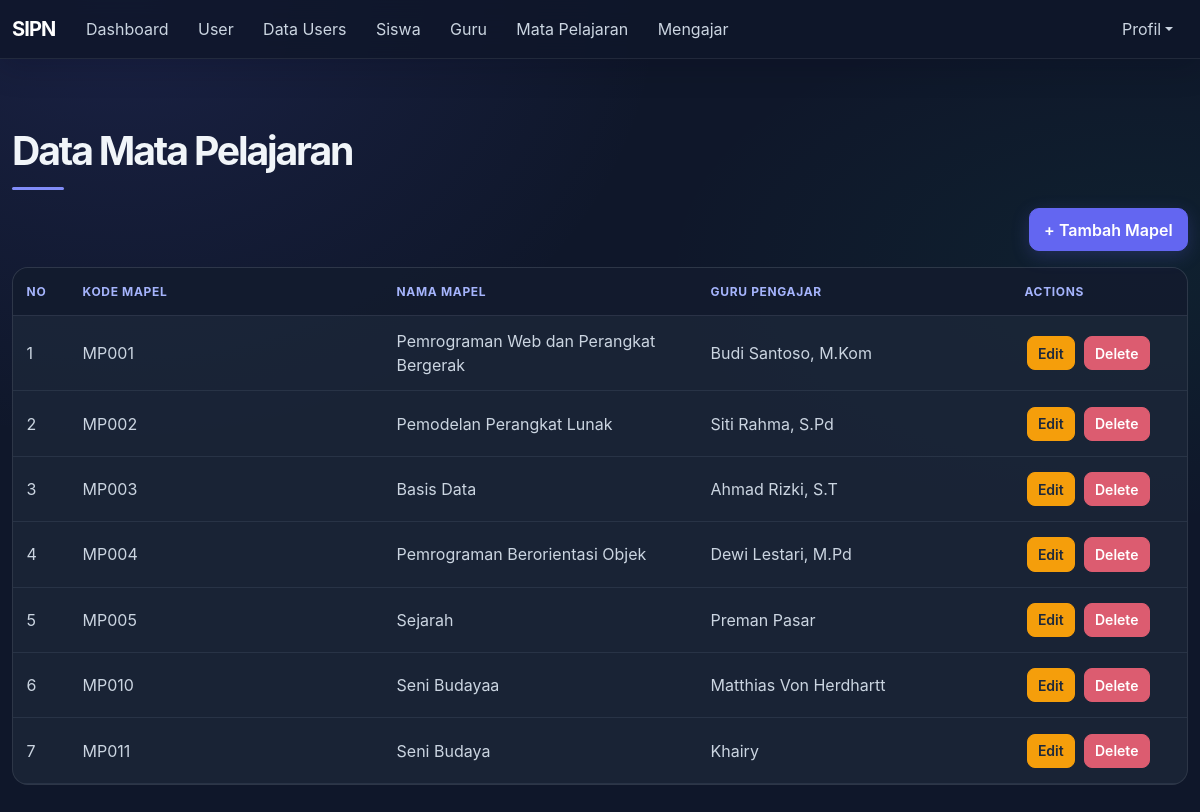
Page /mapel/index.php (signed in) on the committed database.
### tables this page shows
CREATE TABLE `mapel` (
  `id` int NOT NULL,
  `kode_mapel` varchar(10) NOT NULL,
  `nama_mapel` varchar(100) NOT NULL,
  `guru_id` int DEFAULT NULL
);

CREATE TABLE `guru` (
  `id` int NOT NULL,
  `nip` varchar(20) NOT NULL,
  `nama_guru` varchar(100) NOT NULL,
  `jenis_kelamin` enum('L','P') NOT NULL,
  `user_id` int DEFAULT NULL
);

### koneksi.php (called while the page is built, shortened)
<?php
function h($data) {
    return htmlspecialchars($data ?? '');
}
?>

### mapel/index.php (the view, shortened to what this page needs)
<?php
require_once '../koneksi.php';
require_once '../navbar.php';
$batas = 10;
$halaman = isset($_GET['halaman']) ? (int)$_GET['halaman'] : 1;
$halaman_awal = ($halaman > 1) ? ($halaman * $batas) - $batas : 0;
$sql = "SELECT mapel.*, guru.nama_guru AS nama_guru
        FROM mapel
        LEFT JOIN guru ON mapel.guru_id = guru.id
        ORDER BY mapel.kode_mapel ASC
        LIMIT $halaman_awal, $batas";
$hasil = mysqli_query($koneksi, $sql);
?>
<div class="container mt-4 mb-5">
    <h1 class="fw-normal display-5">Data Mata Pelajaran</h1>
    <hr class="border border-dark border-2 opacity-100">
    <div class="d-flex justify-content-end mb-3">
        <a href="tambah.php" class="btn btn-primary">+ Tambah Mapel</a>
    </div>
    <div class="app-table-wrap">
    <table class="table table-hover align-middle app-data-table">
        <thead>
            <tr>
                <th>No</th>
                <th>Kode Mapel</th>
                <th>Nama Mapel</th>
                <th>Guru Pengajar</th>
                <th style="width: 15%;">Actions</th>
            </tr>
        </thead>
        <tbody>
            <?php
            $no = $halaman_awal + 1;
            if (mysqli_num_rows($hasil) > 0) {
                while ($row = mysqli_fetch_assoc($hasil)) {
            ?>
                    <tr>
                        <td><?= $no++ ?></td>
                        <td><?= h($row['kode_mapel']) ?></td>
                        <td><?= h($row['nama_mapel']) ?></td>
                        <td><?= h($row['nama_guru'] ?? 'Belum ada guru') ?></td>
                        <td>
                            <a href="edit.php?id=<?= $row['id'] ?>" class="btn btn-warning btn-sm">Edit</a>
                            <a href="hapus.php?id=<?= $row['id'] ?>" class="btn btn-danger btn-sm"
                               onclick="return confirm('Yakin ingin menghapus mapel ini? Nilai dan data mengajarnya juga ikut terhapus.')">Delete</a>
                        </td>
                    </tr>
                <?php
                }
            } else {
                ?>
                <tr>
                    <td colspan="5" class="text-center">Belum ada data mata pelajaran.</td>
                </tr>
            <?php } ?>
        </tbody>
    </table>
    </div>
</div>
<?php require_once '../footer.php'; ?>

### assets/app.css (style rules this page uses)
:root { --dashboard-bg: #0f172a; --dashboard-surface: rgba(30, 41, 59, .76); --dashboard-border: rgba(255, 255, 255, .09); --dashboard-text: #f1f5f9; --dashboard-muted: #94a3b8; --dashboard-indigo: #818cf8; --dashboard-green: #10b981; }
.app-shell .container.mt-4 > .d-flex.justify-content-end.mb-3 { margin-top: -.65rem; margin-bottom: 1rem !important; }
.app-shell:not(.dashboard-page) { min-height: 100vh; color: #e2e8f0; background: radial-gradient(ellipse at 10% 0%, rgba(99, 102, 241, .13), transparent 34rem), radial-gradient(ellipse at 95% 30%, rgba(16, 185, 129, .06), transparent 30rem), #0f172a !important; font-family: Inter, "Segoe UI", sans-serif; -webkit-font-smoothing: antialiased; }
.app-shell h1, .app-shell h2, .app-shell h3, .app-shell h4, .app-shell h5, .app-shell h6 { color: #f1f5f9; font-family: Inter, "Segoe UI", sans-serif; font-weight: 650; letter-spacing: -.035em; }
.app-shell .container { max-width: 1240px; }
.app-shell .container.mt-4 { padding-top: clamp(1.5rem, 4vw, 2.75rem) !important; padding-bottom: 3rem; }
.app-shell .display-5 { font-size: clamp(1.85rem, 4vw, 2.45rem); font-weight: 700 !important; letter-spacing: -.055em; }
.app-shell hr.border-dark { width: 52px; height: 3px; margin: .85rem 0 1.75rem; border: 0 !important; border-radius: 99px; background: #818cf8; opacity: 1 !important; }
.app-shell .btn { min-height: 40px; padding: .55rem .9rem; border-radius: 10px; font-weight: 600; transition: transform 250ms ease, box-shadow 250ms ease, background-color 250ms ease; }
.app-shell .btn-primary { --bs-btn-bg: #6366f1; --bs-btn-border-color: #6366f1; --bs-btn-hover-bg: #4f46e5; --bs-btn-hover-border-color: #4f46e5; --bs-btn-active-bg: #4f46e5; --bs-btn-active-border-color: #4f46e5; --bs-btn-focus-shadow-rgb: 99, 102, 241; box-shadow: 0 5px 18px rgba(99, 102, 241, .22); }
.app-shell .btn-warning { --bs-btn-bg: #f59e0b; --bs-btn-border-color: #f59e0b; --bs-btn-color: #1e293b; --bs-btn-hover-bg: #d97706; --bs-btn-hover-border-color: #d97706; --bs-btn-hover-color: #fff; }
.app-shell .btn-danger { --bs-btn-bg: #dc5c70; --bs-btn-border-color: #dc5c70; --bs-btn-hover-bg: #be4358; --bs-btn-hover-border-color: #be4358; }
.app-shell .btn-sm { min-height: 32px; padding: .35rem .65rem; border-radius: 8px; }
.app-shell .table { width: 100%; margin-bottom: 0; color: #cbd5e1; vertical-align: middle; }
.app-shell .app-table-wrap { width: 100%; overflow-x: auto; border: 1px solid rgba(255, 255, 255, .09); border-radius: 16px; background: rgba(30, 41, 59, .72); scrollbar-color: #475569 rgba(15, 23, 42, .55); scrollbar-width: thin; }
.app-shell .app-data-table { min-width: 760px; table-layout: fixed; border: 0; background: transparent; }
.app-shell .app-data-table th:first-child, .app-shell .app-data-table td:first-child { width: 56px; }
.app-shell .app-data-table th:last-child, .app-shell .app-data-table td:last-child { width: 148px; }
.app-shell .app-data-table td { overflow-wrap: anywhere; }
.app-shell .app-data-table td[data-label="Actions"] { white-space: nowrap; }
.app-shell .app-data-table td[data-label="Actions"] .btn { margin: 2px; }
.app-shell .table > :not(caption) > * > * { color: #cbd5e1; border-bottom-color: rgba(148, 163, 184, .12); background-color: transparent; box-shadow: none; }
.app-shell .table thead th { padding: .9rem .85rem; color: #a5b4fc !important; border-bottom: 1px solid rgba(148, 163, 184, .18); background: rgba(15, 23, 42, .68); font-size: .75rem; font-weight: 700; letter-spacing: .055em; text-transform: uppercase; }
.app-shell .table tbody td { padding: .82rem .85rem; }

### rows in the picture
mapel: kode_mapel "MP001", nama_mapel "Pemrograman Web dan Perangkat Bergerak", guru.nama_guru "Budi Santoso, M.Kom"
mapel: kode_mapel "MP002", nama_mapel "Pemodelan Perangkat Lunak", guru.nama_guru "Siti Rahma, S.Pd"
mapel: kode_mapel "MP003", nama_mapel "Basis Data", guru.nama_guru "Ahmad Rizki, S.T"
mapel: kode_mapel "MP004", nama_mapel "Pemrograman Berorientasi Objek", guru.nama_guru "Dewi Lestari, M.Pd"
mapel: kode_mapel "MP005", nama_mapel "Sejarah", guru.nama_guru "Preman Pasar"
mapel: kode_mapel "MP010", nama_mapel "Seni Budayaa", guru.nama_guru "Matthias Von Herdhartt"
mapel: kode_mapel "MP011", nama_mapel "Seni Budaya", guru.nama_guru "Khairy"
